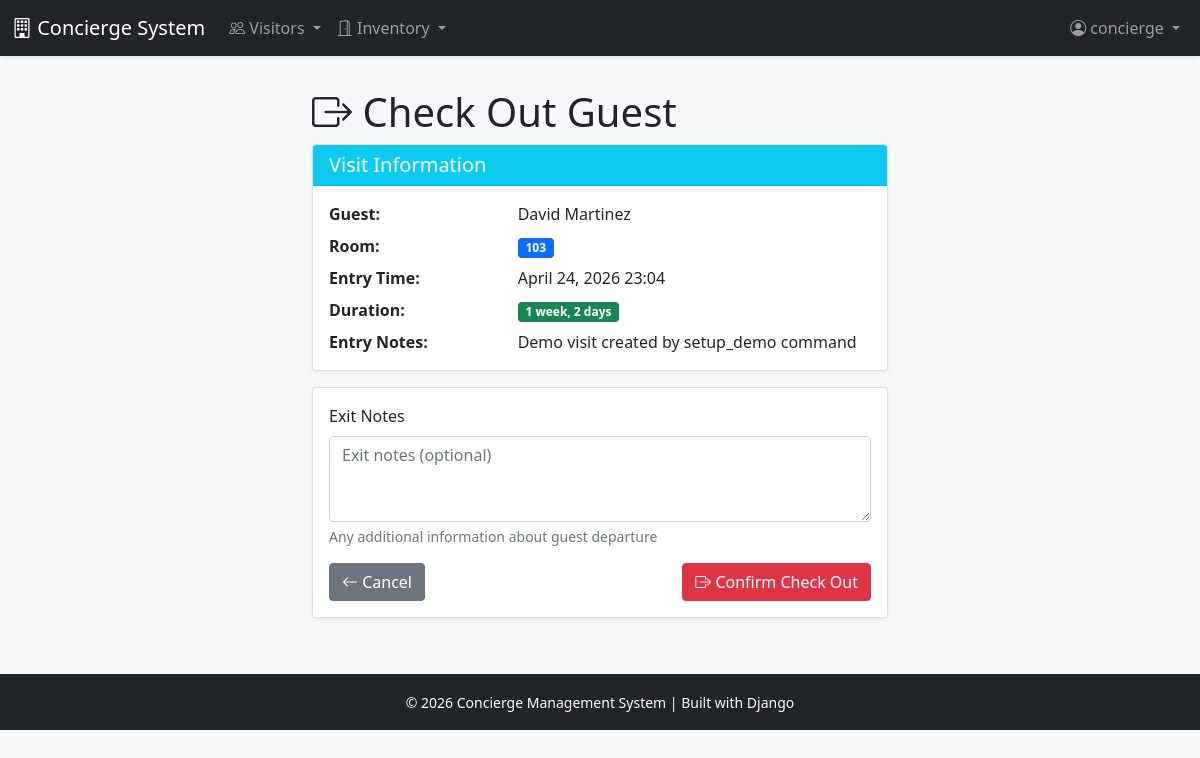
Screenshot of /visitor/checkout/1/ (signed in) with the database file from the repository.
### users/models.py (models this page shows, shortened)
class User(AbstractUser):
    ROLE_CHOICES = [
        ('CONCIERGE', 'Concierge'),
        ('ADMIN', 'Administrator'),
    ]
    role = models.CharField(
        max_length=20,
        choices=ROLE_CHOICES,
        default='CONCIERGE',
        help_text='User role determines access permissions'
    )
    class Meta:
        db_table = 'users'
        verbose_name = 'User'
        verbose_name_plural = 'Users'

### visitor/models.py (models this page shows, shortened)
class VisitLog(models.Model):
    guest = models.ForeignKey(
        'Guest',
        on_delete=models.PROTECT,
        related_name='visit_logs'
    )
    room = models.ForeignKey(
        'inventory.Room',
        on_delete=models.SET_NULL,
        null=True,
        blank=True,
        related_name='visit_logs',
        help_text='Room assignment during visit'
    )
    entry_time = models.DateTimeField(
        default=timezone.now,
        help_text='When guest entered premises'
    )
    exit_time = models.DateTimeField(
        null=True,
        blank=True,
        help_text='When guest left premises (NULL = still present)'
    )
    processed_by = models.ForeignKey(
        settings.AUTH_USER_MODEL,
        on_delete=models.SET_NULL,
        null=True,
        related_name='processed_visits',
        help_text='Concierge who processed this entry'
    )
    notes = models.TextField(
        blank=True,
        help_text='Additional notes about the visit'
    )
    created_at = models.DateTimeField(auto_now_add=True)
    updated_at = models.DateTimeField(auto_now=True)
    class Meta:
        db_table = 'visit_logs'
        ordering = ['-entry_time']
        indexes = [
            models.Index(fields=['entry_time']),
            models.Index(fields=['exit_time']),
            models.Index(fields=['-entry_time']),
        ]

class Guest(models.Model):
    first_name = models.CharField(max_length=100)
    last_name = models.CharField(max_length=100)
    email = models.EmailField(blank=True)
    phone = models.CharField(max_length=20, blank=True)
    identification_number = models.CharField(
        max_length=50,
        blank=True,
        help_text='Passport or ID number'
    )
    created_at = models.DateTimeField(auto_now_add=True)
    updated_at = models.DateTimeField(auto_now=True)
    class Meta:
        db_table = 'guests'
        ordering = ['last_name', 'first_name']
        indexes = [
            models.Index(fields=['last_name', 'first_name']),
            models.Index(fields=['email']),
        ]
    @property
    def full_name(self):
        return f"{self.first_name} {self.last_name}"

### inventory/models.py (models this page shows, shortened)
class Room(models.Model):
    STATUS_CHOICES = [
        ('AVAILABLE', 'Available'),
        ('OCCUPIED', 'Occupied'),
        ('MAINTENANCE', 'Maintenance'),
    ]
    room_number = models.CharField(
        max_length=10,
        unique=True,
        help_text='Unique room identifier'
    )
    capacity = models.PositiveIntegerField(
        validators=[MinValueValidator(1)],
        help_text='Maximum number of guests'
    )
    status = models.CharField(
        max_length=20,
        choices=STATUS_CHOICES,
        default='AVAILABLE'
    )
    description = models.TextField(blank=True)
    created_at = models.DateTimeField(auto_now_add=True)
    updated_at = models.DateTimeField(auto_now=True)
    class Meta:
        db_table = 'rooms'
        ordering = ['room_number']
        indexes = [
            models.Index(fields=['status']),
        ]

### visitor/views.py (the view, shortened to what this page needs)
# urls.py: path('checkout/<int:visit_log_id>/', views.CheckOutView.as_view(), name='checkout'),
class CheckOutView(LoginRequiredMixin, FormView):
    form_class = CheckOutForm
    template_name = 'visitor/checkout.html'
    success_url = reverse_lazy('visitor:active_visits')
    def get_context_data(self, **kwargs):
        context = super().get_context_data(**kwargs)
        visit_log = get_object_or_404(
            VisitLog.objects.select_related('guest', 'room'),
            pk=self.kwargs['visit_log_id']
        )
        context['visit_log'] = visit_log
        return context

### visitor/forms.py
class CheckOutForm(forms.Form):
    exit_notes = forms.CharField(
        required=False,
        widget=forms.Textarea(attrs={
            'class': 'form-control',
            'rows': 3,
            'placeholder': 'Exit notes (optional)'
        }),
        help_text='Any additional information about guest departure'
    )

### templates/visitor/checkout.html (shortened to what this page needs)
{% extends 'base.html' %}
{% block content %}
<div class="row">
    <div class="col-md-6 offset-md-3">
        <h1><i class="bi bi-box-arrow-right"></i> Check Out Guest</h1>
        <div class="card mb-3">
            <div class="card-header bg-info text-white">
                <h5 class="mb-0">Visit Information</h5>
            </div>
            <div class="card-body">
                <div class="row mb-2">
                    <div class="col-sm-4"><strong>Guest:</strong></div>
                    <div class="col-sm-8">{{ visit_log.guest.full_name }}</div>
                </div>
                <div class="row mb-2">
                    <div class="col-sm-4"><strong>Room:</strong></div>
                    <div class="col-sm-8">
                        {% if visit_log.room %}
                            <span class="badge bg-primary">{{ visit_log.room.room_number }}</span>
                        {% else %}
                            <span class="badge bg-secondary">Common Area</span>
                        {% endif %}
                    </div>
                </div>
                <div class="row mb-2">
                    <div class="col-sm-4"><strong>Entry Time:</strong></div>
                    <div class="col-sm-8">{{ visit_log.entry_time|date:"F d, Y H:i" }}</div>
                </div>
                <div class="row mb-2">
                    <div class="col-sm-4"><strong>Duration:</strong></div>
                    <div class="col-sm-8">
                        <span class="badge bg-success">{{ visit_log.entry_time|timesince }}</span>
                    </div>
                </div>
                {% if visit_log.notes %}
                <div class="row">
                    <div class="col-sm-4"><strong>Entry Notes:</strong></div>
                    <div class="col-sm-8">{{ visit_log.notes }}</div>
                </div>
                {% endif %}
            </div>
        </div>
        <div class="card">
            <div class="card-body">
                <form method="post">
                    <div class="mb-3">
                        <label for="{{ form.exit_notes.id_for_label }}" class="form-label">Exit Notes</label>
                        {{ form.exit_notes }}
                        <small class="form-text text-muted d-block">{{ form.exit_notes.help_text }}</small>
                    </div>
                    <div class="d-flex justify-content-between">
                        <a href="{% url 'visitor:active_visits' %}" class="btn btn-secondary">
                            <i class="bi bi-arrow-left"></i> Cancel
                        </a>
                        <button type="submit" class="btn btn-danger">
                            <i class="bi bi-box-arrow-right"></i> Confirm Check Out
                        </button>
                    </div>
                </form>
            </div>
        </div>
    </div>
</div>
{% endblock %}

### templates/base.html (shortened to what this page needs)
<!DOCTYPE html>
<html lang="en">
<head>
    <link href="https://cdn.jsdelivr.net/npm/bootstrap@5.1.3/dist/css/bootstrap.min.css" rel="stylesheet">
    <link rel="stylesheet" href="https://cdn.jsdelivr.net/npm/bootstrap-icons@1.7.2/font/bootstrap-icons.css">
</head>
<body>
    <nav class="navbar navbar-expand-lg navbar-dark bg-dark">
        <div class="container-fluid">
            <a class="navbar-brand" href="{% url 'visitor:active_visits' %}">
                <i class="bi bi-building"></i> Concierge System
            </a>
            {% if user.is_authenticated %}
            <div class="collapse navbar-collapse" id="navbarNav">
                <ul class="navbar-nav me-auto">
                    <li class="nav-item dropdown">
                        <a class="nav-link dropdown-toggle" href="#" id="visitorDropdown" role="button" data-bs-toggle="dropdown">
                            <i class="bi bi-people"></i> Visitors
                        </a>
                    </li>
                    <li class="nav-item dropdown">
                        <a class="nav-link dropdown-toggle" href="#" id="inventoryDropdown" role="button" data-bs-toggle="dropdown">
                            <i class="bi bi-door-open"></i> Inventory
                        </a>
                    </li>
                </ul>
                <ul class="navbar-nav">
                    <li class="nav-item dropdown">
                        <a class="nav-link dropdown-toggle" href="#" id="userDropdown" role="button" data-bs-toggle="dropdown">
                            <i class="bi bi-person-circle"></i> {{ user.username }}
                        </a>
                    </li>
                </ul>
            </div>
            {% endif %}
        </div>
    </nav>
    <div class="container-fluid main-content">
        {% block content %}{% endblock %}
    </div>
    <footer class="bg-dark text-light py-3 mt-auto">
        <div class="container-fluid text-center">
            <small>&copy; 2026 Concierge Management System | Built with Django</small>
        </div>
    </footer>
</body>
</html>

### templates/base.html (style rules this page uses)
body { min-height: 100vh; background-color: #f8f9fa; }
.navbar { box-shadow: 0 2px 4px rgba(0,0,0,.1); }
.main-content { padding-top: 2rem; padding-bottom: 2rem; }
.card { box-shadow: 0 0.125rem 0.25rem rgba(0,0,0,0.075); margin-bottom: 1.5rem; }

### rows the page displays
User: username "concierge"
VisitLog: guest.full_name "David Martinez", room.room_number "103", entry_time "April 24, 2026 23:04", entry_time "1 week, 2 days", notes "Demo visit created by setup_demo command"
